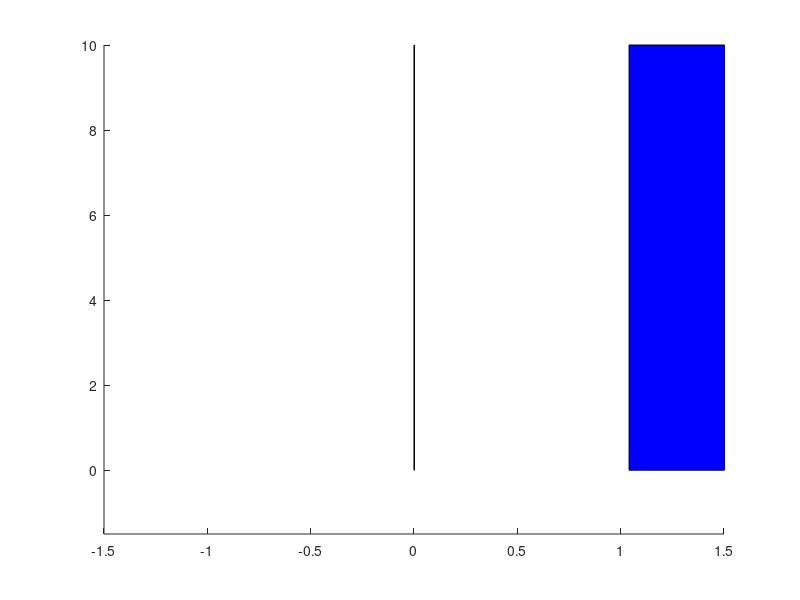

Write the MATLAB code that produced this figure.
ymax = 10;
y = [0 ymax ymax 0];
x = [0 0 0.002 0.002];
patch(x,y,'red')
y = [0 ymax ymax 0];
x = [76255/73272 76255/73272 2 2];
hold on 
patch(x,y,'blue')
xlim([-1.5 1.5])
ylim([-1.5 ymax])

% t>0 and
% k>76255/73272 and
% 0>k>0.0020